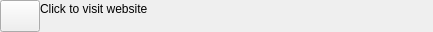
<?xml version="1.0" encoding="UTF-8"?>
<ui version="4.0">
 <class>WebsiteWidgetUi</class>
 <widget class="QWidget" name="WebsiteWidgetUi">
  <property name="geometry">
   <rect>
    <x>0</x>
    <y>0</y>
    <width>433</width>
    <height>32</height>
   </rect>
  </property>
  <property name="sizePolicy">
   <sizepolicy hsizetype="Expanding" vsizetype="Minimum">
    <horstretch>0</horstretch>
    <verstretch>0</verstretch>
   </sizepolicy>
  </property>
  <property name="windowTitle">
   <string>Form</string>
  </property>
  <layout class="QHBoxLayout" name="horizontalLayout">
   <property name="spacing">
    <number>0</number>
   </property>
   <property name="leftMargin">
    <number>0</number>
   </property>
   <property name="topMargin">
    <number>0</number>
   </property>
   <property name="rightMargin">
    <number>0</number>
   </property>
   <property name="bottomMargin">
    <number>0</number>
   </property>
   <item>
    <widget class="VxPushButton" name="m_WebsiteButton">
     <property name="sizePolicy">
      <sizepolicy hsizetype="Fixed" vsizetype="Fixed">
       <horstretch>32</horstretch>
       <verstretch>32</verstretch>
      </sizepolicy>
     </property>
     <property name="minimumSize">
      <size>
       <width>32</width>
       <height>32</height>
      </size>
     </property>
     <property name="text">
      <string notr="true"/>
     </property>
    </widget>
   </item>
   <item>
    <layout class="QVBoxLayout" name="verticalLayout">
     <property name="spacing">
      <number>0</number>
     </property>
     <item>
      <widget class="VxLabel" name="m_InstructionLabel">
       <property name="sizePolicy">
        <sizepolicy hsizetype="Preferred" vsizetype="Minimum">
         <horstretch>0</horstretch>
         <verstretch>0</verstretch>
        </sizepolicy>
       </property>
       <property name="text">
        <string>Click to visit website</string>
       </property>
       <property name="alignment">
        <set>Qt::AlignmentFlag::AlignBottom|Qt::AlignmentFlag::AlignLeading|Qt::AlignmentFlag::AlignLeft</set>
       </property>
      </widget>
     </item>
     <item>
      <widget class="VxLabel" name="m_UrlLabel">
       <property name="sizePolicy">
        <sizepolicy hsizetype="Preferred" vsizetype="Minimum">
         <horstretch>0</horstretch>
         <verstretch>0</verstretch>
        </sizepolicy>
       </property>
       <property name="text">
        <string/>
       </property>
       <property name="alignment">
        <set>Qt::AlignmentFlag::AlignLeading|Qt::AlignmentFlag::AlignLeft|Qt::AlignmentFlag::AlignTop</set>
       </property>
      </widget>
     </item>
    </layout>
   </item>
  </layout>
 </widget>
 <customwidgets>
  <customwidget>
   <class>VxPushButton</class>
   <extends>QPushButton</extends>
   <header>VxPushButton.h</header>
  </customwidget>
  <customwidget>
   <class>VxLabel</class>
   <extends>QLabel</extends>
   <header>VxLabel.h</header>
  </customwidget>
 </customwidgets>
 <resources/>
 <connections/>
</ui>
